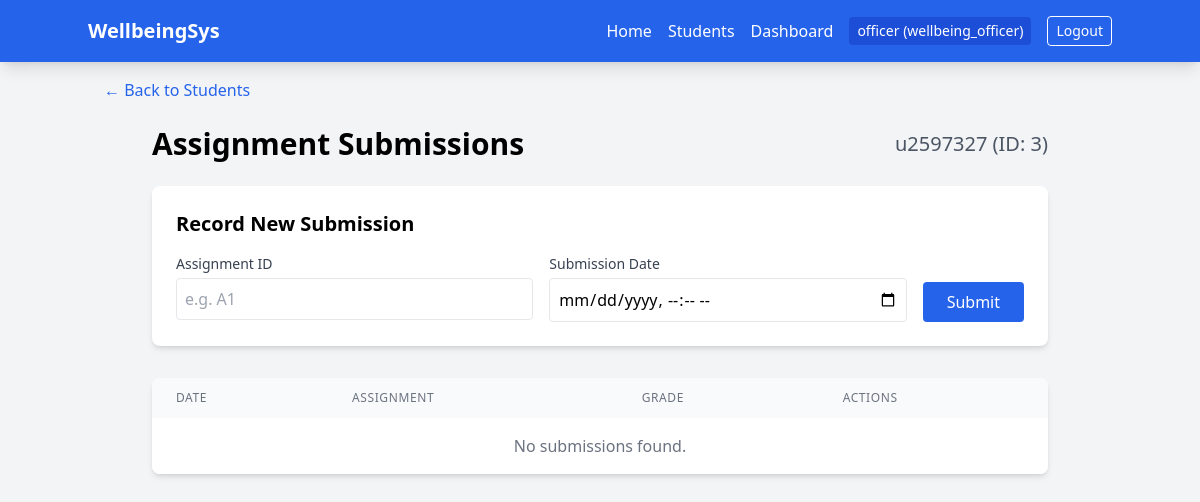
Page /submissions/3 (signed in) on the committed database.
### tables this page shows
CREATE TABLE users (
    id INTEGER PRIMARY KEY AUTOINCREMENT,
    username TEXT NOT NULL UNIQUE,
    password_hash TEXT NOT NULL,
    role TEXT NOT NULL
);

CREATE TABLE students (
    id INTEGER PRIMARY KEY AUTOINCREMENT,
    university_id TEXT UNIQUE, -- e.g. u2554630
    name TEXT, -- We might mock this or use ID
    email TEXT,
    degree_name TEXT,
    year INTEGER,
    medical_info TEXT,
    disabilities TEXT,
    commute_type TEXT,
    avg_commute_time_min REAL,
    avg_screen_time_hours REAL
);

### app/routes.py (the view)
@main_bp.route('/submissions/<int:student_id>')
@login_required
def submission_list(student_id):
    student = current_app.student_service.get_student(student_id)
    if not student:
        abort(404)
    submissions = current_app.submission_service.get_student_submissions(student_id)
    return render_template('submissions.html', student=student, submissions=submissions)

### app/__init__.py (called while the page is built)
def create_app():
    app = Flask(__name__)
    app.config['SECRET_KEY'] = 'dev-secret-key-change-in-prod' # Required for sessions
    app.student_service = StudentService()
    app.attendance_service = AttendanceService()
    app.wellbeing_service = WellbeingService()
    app.submission_service = SubmissionService()
    app.user_service = UserService()
    app.analytics_service = AnalyticsService(
        app.attendance_service,
        app.wellbeing_service,
        app.submission_service
    )
    login_manager = LoginManager()
    login_manager.login_view = 'auth.login'
    login_manager.init_app(app)
    @login_manager.user_loader
    def load_user(user_id):
        return app.user_service.get_user_by_id(int(user_id))
    from app.routes import main_bp
    from app.auth_routes import auth_bp
    app.register_blueprint(main_bp)
    app.register_blueprint(auth_bp)
    return app

### app/database/connection.py (called while the page is built)
def get_db_connection(db_name=DEFAULT_DB):
    conn = sqlite3.connect(db_name, detect_types=sqlite3.PARSE_DECLTYPES)
    conn.row_factory = sqlite3.Row
    return conn

### app/services/student_service.py (called while the page is built)
    def get_student(self, student_id: int) -> Optional[Student]:
        conn = get_db_connection(self.db_name)
        cursor = conn.cursor()
        cursor.execute("SELECT * FROM students WHERE id = ?", (student_id,))
        row = cursor.fetchone()
        conn.close()
        if row:
            return self._map_row_to_student(row)
        return None

    def _map_row_to_student(self, row) -> Student:
        display_name = row['name'] if row['name'] else row['university_id']
        return Student(
            id=row['id'],
            university_id=row['university_id'],
            name=display_name,
            email=row['email'],
            degree_name=row['degree_name'],
            medical_info=row['medical_info'],
            disabilities=row['disabilities']
        )

### app/services/submission_service.py (called while the page is built)
    def get_student_submissions(self, student_id: int) -> List[Submission]:
        conn = get_db_connection(self.db_name)
        cursor = conn.cursor()
        cursor.execute("SELECT * FROM submissions WHERE student_id = ?", (student_id,))
        rows = cursor.fetchall()
        conn.close()
        return [Submission(
            id=row['id'],
            student_id=row['student_id'],
            assignment_id=row['assignment_id'],
            submission_date=row['submission_date'], # Datetime handling might need adjustment for string
            grade=row['grade']
        ) for row in rows]

### app/templates/submissions.html (shortened to what this page needs)
{% extends "base.html" %}
{% block content %}
<div class="mb-6">
    <a href="/students" class="text-blue-600 hover:underline">&larr; Back to Students</a>
</div>
<div class="max-w-4xl mx-auto">
    <div class="flex justify-between items-center mb-6">
        <h1 class="text-3xl font-bold">Assignment Submissions</h1>
        <div class="text-xl text-gray-600">{{ student.name }} (ID: {{ student.id }})</div>
    </div>
    <div class="bg-white p-6 rounded-lg shadow-md mb-8">
        <h2 class="text-xl font-semibold mb-4">Record New Submission</h2>
        <form action="/submissions/add" method="POST" class="flex gap-4 flex-wrap">
            <div class="flex-1 min-w-[200px]">
                <label class="block text-gray-700 text-sm mb-1">Assignment ID</label>
                <input type="text" name="assignment_id" placeholder="e.g. A1" required
                       class="w-full border p-2 rounded">
            </div>
            <div class="flex-1 min-w-[200px]">
                <label class="block text-gray-700 text-sm mb-1">Submission Date</label>
                <input type="datetime-local" name="submission_date" required
                       class="w-full border p-2 rounded">
            </div>
            <div class="flex items-end">
                <button type="submit" class="bg-blue-600 text-white px-6 py-2 rounded hover:bg-blue-700">
                    Submit
                </button>
            </div>
        </form>
    </div>
    <div class="bg-white rounded-lg shadow-md overflow-hidden">
        <table class="min-w-full">
            <thead class="bg-gray-50">
                <tr>
                    <th class="px-6 py-3 text-left text-xs font-medium text-gray-500 uppercase tracking-wider">Date</th>
                    <th class="px-6 py-3 text-left text-xs font-medium text-gray-500 uppercase tracking-wider">Assignment</th>
                    <th class="px-6 py-3 text-left text-xs font-medium text-gray-500 uppercase tracking-wider">Grade</th>
                    <th class="px-6 py-3 text-left text-xs font-medium text-gray-500 uppercase tracking-wider">Actions</th>
                </tr>
            </thead>
            <tbody class="bg-white divide-y divide-gray-200">
                {% for sub in submissions %}
                <tr>
                    <td class="px-6 py-4 whitespace-nowrap">{{ sub.submission_date }}</td>
                    <td class="px-6 py-4 whitespace-nowrap font-medium">{{ sub.assignment_id }}</td>
                    <td class="px-6 py-4 whitespace-nowrap">
                        {% if sub.grade is not none %}
                            <span class="font-bold text-blue-600">{{ sub.grade }}</span>
                        {% else %}
                            <form action="/submissions/grade/{{ sub.id }}?student_id={{ student.id }}" method="POST" class="flex items-center gap-2">
                                <input type="number" name="grade" step="0.1" placeholder="0-100" class="w-20 border p-1 text-sm rounded">
                                <button type="submit" class="text-xs bg-gray-200 hover:bg-gray-300 px-2 py-1 rounded">Grade</button>
                            </form>
                        {% endif %}
                    </td>
                    <td class="px-6 py-4 whitespace-nowrap text-sm font-medium">
                        <form action="/submissions/delete/{{ sub.id }}?student_id={{ student.id }}" method="POST" onsubmit="return confirm('Are you sure?');">
                            <button type="submit" class="text-red-600 hover:text-red-900">Delete</button>
                        </form>
                    </td>
                </tr>
                {% else %}
                <tr>
                    <td colspan="4" class="px-6 py-4 text-center text-gray-500">No submissions found.</td>
                </tr>
                {% endfor %}
            </tbody>
        </table>
    </div>
</div>
{% endblock %}

### app/templates/base.html (shortened to what this page needs)
<!DOCTYPE html>
<html lang="en">
<head>
    <script src="https://cdn.tailwindcss.com"></script>
</head>
<body class="bg-gray-100 min-h-screen">
    <nav class="bg-blue-600 text-white p-4 shadow-lg">
        <div class="container mx-auto flex justify-between items-center">
            <a href="/" class="text-xl font-bold">WellbeingSys</a>
            <div class="space-x-4 flex items-center">
                {% if current_user.is_authenticated %}
                    <a href="/" class="hover:text-blue-200">Home</a>
                    <a href="/students" class="hover:text-blue-200">Students</a>
                    <a href="/dashboard" class="hover:text-blue-200">Dashboard</a>
                    <span class="text-sm bg-blue-700 px-2 py-1 rounded">
                        {{ current_user.username }} ({{ current_user.role.value }})
                    </span>
                    <a href="/logout" class="text-sm border border-white px-2 py-1 rounded hover:bg-white hover:text-blue-600 transition">Logout</a>
                {% else %}
                    <a href="/login" class="hover:text-blue-200">Login</a>
                {% endif %}
            </div>
        </div>
    </nav>
    <main class="container mx-auto p-4">
        {% block content %}{% endblock %}
    </main>
</body>
</html>

### rows in the picture
users: username "officer", role.value "wellbeing_officer"
students: name "u2597327", id "3"
